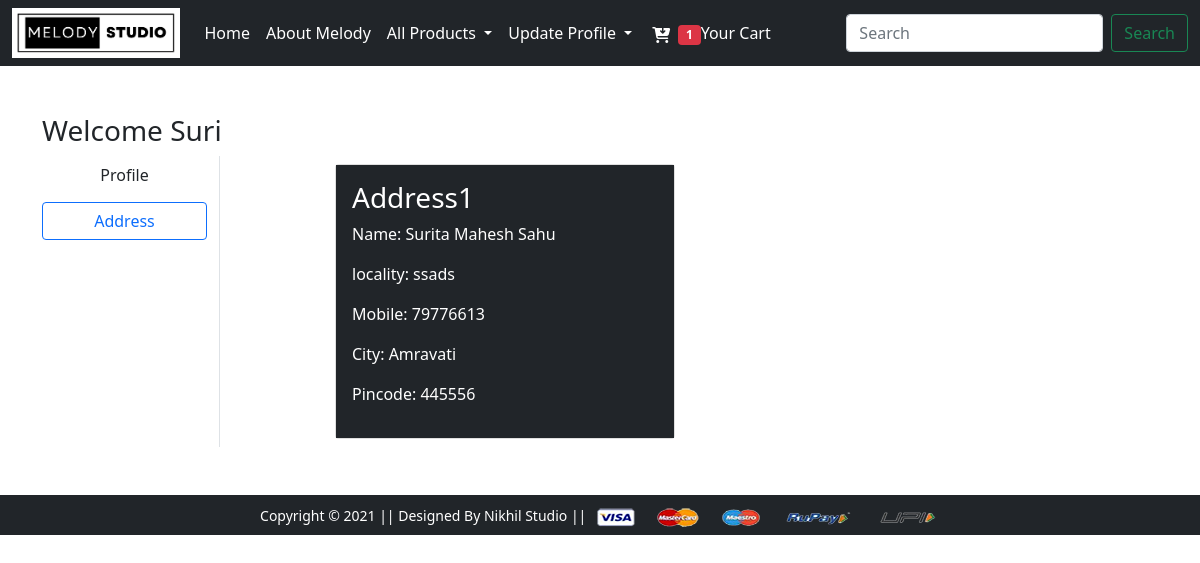
Screenshot of /address/ (signed in) with the database file from the repository.
### melodyapp/models.py (models this page shows, shortened)
class Customer(models.Model):
    user=models.ForeignKey(User,on_delete=models.CASCADE)
    name=models.CharField(max_length=200)
    locality=models.CharField(max_length=200)
    city=models.CharField(max_length=50)
    mobile=models.IntegerField(default=0)
    pincode=models.IntegerField(default=0)

### melodyapp/views.py (the view)
# urls.py: path('address/',views.address,name='address'),
def address(request):
    add= Customer.objects.filter(user=request.user)
    totalitem=0
    if request.user.is_authenticated:
        totalitem=len(Cart.objects.filter(user=request.user))
    return render(request,'address.html',locals())

### template/address.html (shortened to what this page needs)
{% extends "base.html" %}
{% load static %}
{% block main-content %}
    <div class="container my-5">
        <div class="row">
            <h3>Welcome <span class="text-capitalize">{{request.user}}</span></h3>
            <div class="col-sm-2 border-end">
                <ul class="list-unstyled">
                    <li class="d-grid"><a href="{% url 'profile' %}" class="btn btn">Profile</a></li>
                    <li class="d-grid my-2"><a href="{% url 'address' %}" class="btn btn-outline-primary">Address</a></li>
                </ul>
            </div>
            <div class="col-sm-8 offset-sm-1">
                <div class="row">
                    {% for ad in add %}
                        <div class="col-sm-6">
                            <div class="card m-2 ">
                                <div class="card-body bg-dark ">
                                    <h3 style="color: white;">Address{{forloop.counter}}</h3>
                                    <p style="color: white;">Name: {{ad.name}}</p>
                                    <p style="color: white;">locality: {{ad.locality}}</p>
                                    <p style="color: white;">Mobile: {{ad.mobile}}</p>
                                    <p style="color: white;">City: {{ad.city}}</p>
                                    <p style="color: white;">Pincode: {{ad.pincode}}</p>
                                </div>
                            </div>
                        </div>
                    {% endfor %}
                </div>
            </div>
        </div>
    </div>
{% endblock main-content %}

### rows the page displays
Customer: name "Surita Mahesh Sahu", locality "ssads", mobile "79776613", city "Amravati", pincode "445556"

### other values shown
{{ totalitem }} "1"
{{ request.user }} "Suri"
